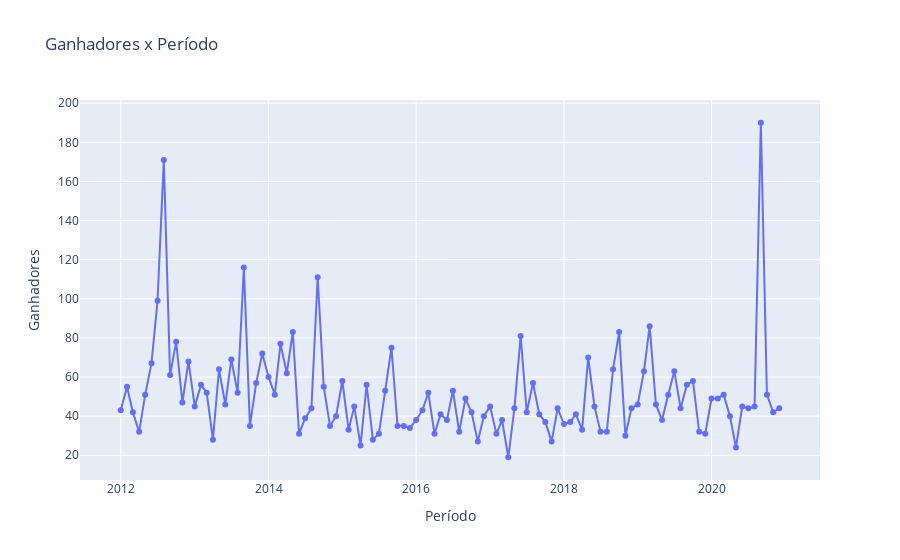

The notebook cell saved with this chart:
### Markdown cell above
**Será avaliado no período:**

1 - _Tendência_  
2 - _sazionalidade_  
3 - _Variação_

### Code cell
grafico_linha_go(ts.index, ts.values, 'Ganhadores x Período', 'Período', 'Ganhadores');
